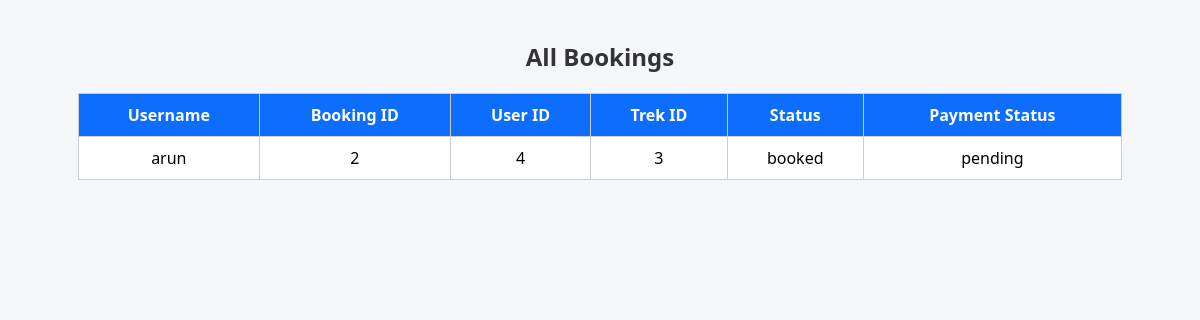
Before: /admin/bookings (signed in) with the older database file.
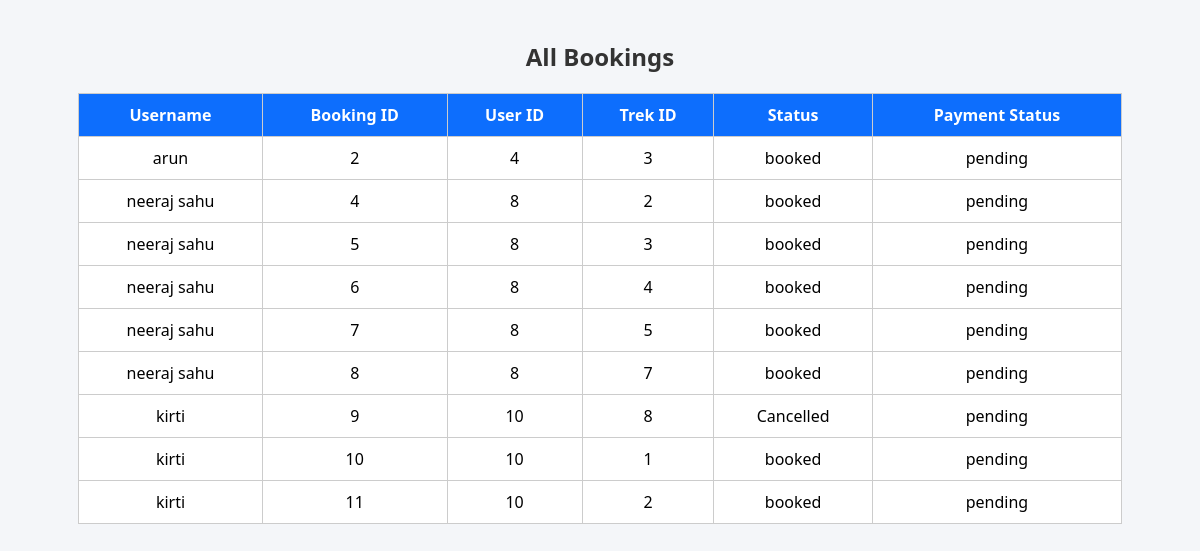
After: the same page with the newer database file.
### models.py (models this page shows)
class Booking(db.Model):
    __tablename__ = "bookings"
    id = db.Column(db.Integer, primary_key=True)
    user_id = db.Column(
        db.Integer,
        db.ForeignKey("users.id"),
        nullable=False
    )
    trek_id = db.Column(
        db.Integer,
        db.ForeignKey("treks.id"),
        nullable=False
    )
    booking_date = db.Column(
        db.DateTime,
        default=datetime.utcnow
    )
    booking_status = db.Column(
        db.String(20),
        default="booked"
    )
    payment_status = db.Column(
        db.String(20),
        default="pending"
    )

class User(UserMixin,db.Model):
    __tablename__ = "users"
    id = db.Column(db.Integer, primary_key=True)
    username = db.Column(db.String(100), unique=True, nullable=False)
    email = db.Column(db.String(150), unique=True, nullable=False)
    password = db.Column(db.String(255), nullable=False)
    role = db.Column(db.String(20), nullable=False)
    is_active = db.Column(db.Boolean, default=True)
    is_blacklisted = db.Column(db.Boolean, default=False)
    created_at = db.Column(
        db.DateTime,
        default=datetime.utcnow
    )
    bookings = db.relationship(
        "Booking",
        backref="user",
        lazy=True,
        cascade="all, delete-orphan"
    )
    staff_profile = db.relationship(
        "StaffProfile",
        backref="user",
        uselist=False
    )

### app.py (the view)
@app.route("/admin/bookings")
def admin_bookings():
    if "user_id" not in session:
        return redirect("/login")
    if session["role"] != "admin":
        return "Access Denied"
    bookings = Booking.query.all()
    return render_template(
        "admin_bookings.html",
        bookings=bookings
    )

### templates/admin_bookings.html (shortened to what this page needs)
<!DOCTYPE html>
<html>
<head>
    <link rel="stylesheet"
    href="{{ url_for('static', filename='style.css') }}">
</head>
<body>
<h2>All Bookings</h2>
<table border="1">
    <tr>
        <th>Username</th>
        <th>Booking ID</th>
        <th>User ID</th>
        <th>Trek ID</th>
        <th>Status</th>
        <th>Payment Status</th>
    </tr>
    {% for booking in bookings %}
    <tr>
        <td>{{ booking.user.username}}</td>
        <td>{{ booking.id }}</td>
        <td>{{ booking.user_id }}</td>
        <td>{{ booking.trek_id }}</td>
        <td>{{ booking.booking_status }}</td>
        <td>{{ booking.payment_status }}</td>
    </tr>
    {% endfor %}
</table>
</body>
</html>

Changed rows visible on the page:
added Booking: user.username "neeraj sahu", id "4", user_id "8", trek_id "2", booking_status "booked", payment_status "pending"
added Booking: user.username "neeraj sahu", id "5", user_id "8", trek_id "3", booking_status "booked", payment_status "pending"
added Booking: user.username "neeraj sahu", id "6", user_id "8", trek_id "4", booking_status "booked", payment_status "pending"
added Booking: user.username "neeraj sahu", id "7", user_id "8", trek_id "5", booking_status "booked", payment_status "pending"
added Booking: user.username "neeraj sahu", id "8", user_id "8", trek_id "7", booking_status "booked", payment_status "pending"
added Booking: user.username "kirti", id "9", user_id "10", trek_id "8", booking_status "Cancelled", payment_status "pending"
added Booking: user.username "kirti", id "10", user_id "10", trek_id "1", booking_status "booked", payment_status "pending"
added Booking: user.username "kirti", id "11", user_id "10", trek_id "2", booking_status "booked", payment_status "pending"
